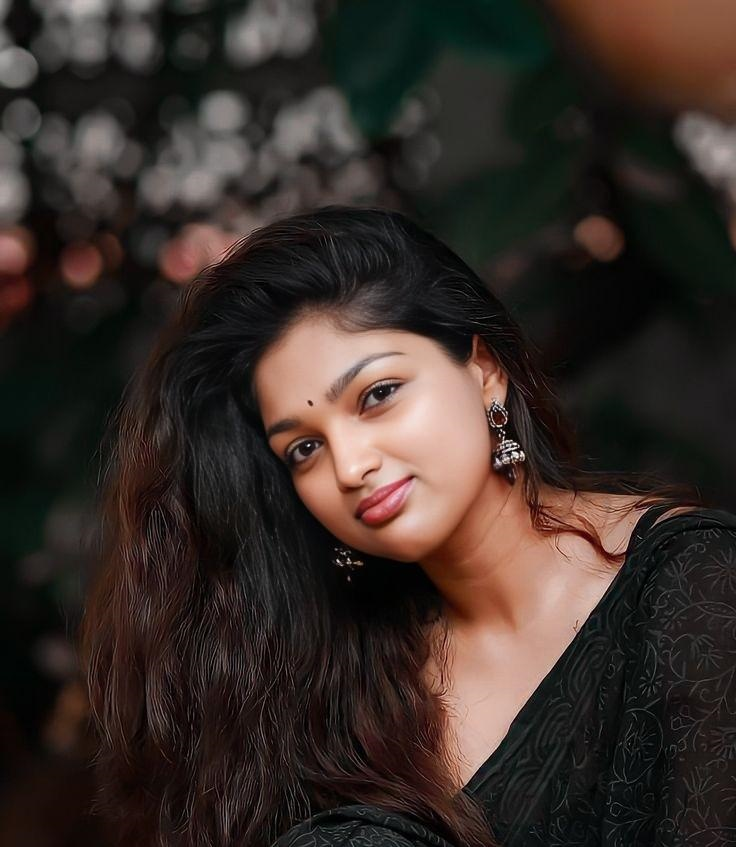
#> input picture Day 4/01 Final Project Preparation/01 Resize an Image/photo.jpg, 736 x 847 px
$ python app.py
#> lines starting #> are read from the running program, lines starting #| are printed output that depends on the picture
# Import necessary libraries
import cv2
import imutils

# Read the image from file
img = cv2.imread("photo.jpg")
#> img is the input picture: shape (847, 736, 3); mean B, G, R 39.8, 44.9, 55.6

# Resize the image using the imutils library (width set to 100 pixels)
reSizeImage = imutils.resize(img, width=100)
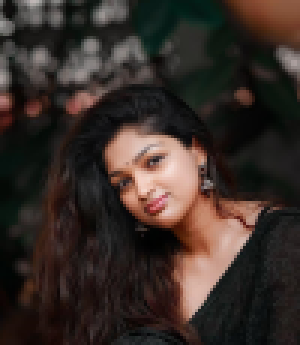
#> reSizeImage: shape (115, 100, 3) (shown 3 times larger); mean B, G, R 39.8, 44.9, 55.6

# Save the resized image to a new file
cv2.imwrite("resizedImage.jpg", reSizeImage)
